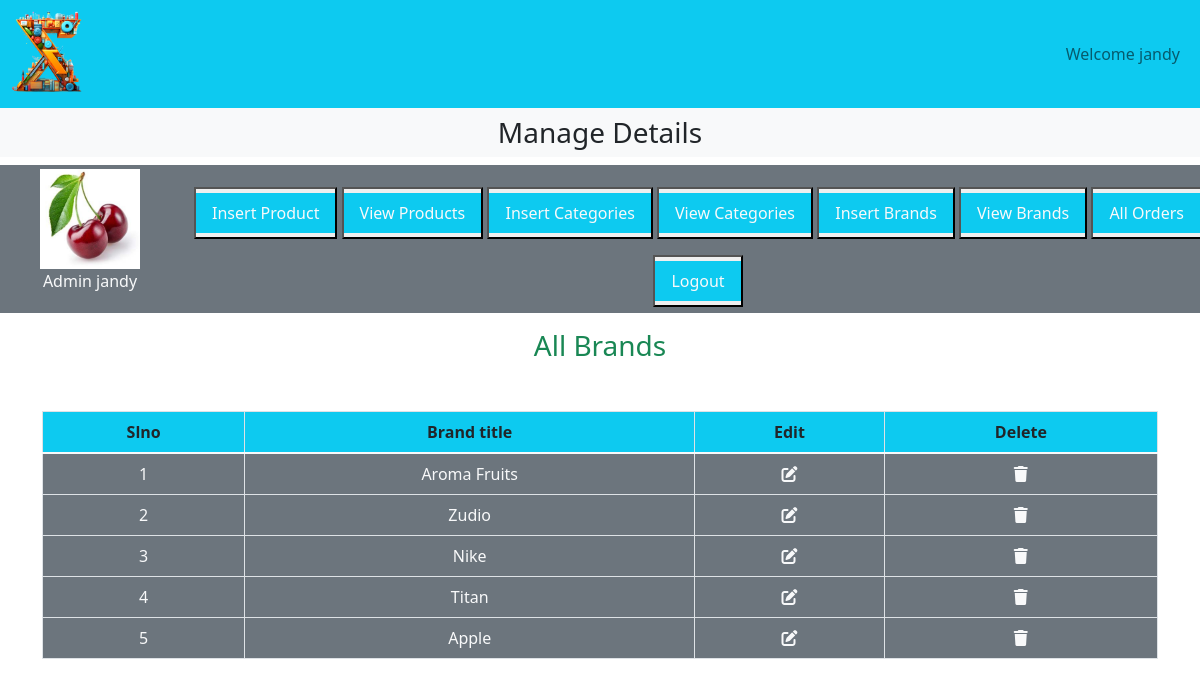
/admin_area/index.php?view_brands (signed in), run on the app's committed database.
### tables this page shows
CREATE TABLE `brand` (
  `brand_id` int(11) NOT NULL,
  `brand_title` varchar(100) NOT NULL
);

### admin_area/view_brands.php (the view, shortened to what this page needs)
<h3 class="text-center text-success">All Brands</h3>
<table class="table table-bordered mt-5">
    <thead class="bg-info">
        <tr class="text-center">
            <th>Slno</th>
            <th>Brand title</th>
            <th>Edit</th>
            <th>Delete</th>
        </tr>
    </thead>
    <tbody class="bg-secondary text-light">
        <?php
        $select_cat = "Select * from `brand`";
        $result = mysqli_query($con, $select_cat);
        $number = 0;
        while ($row = mysqli_fetch_assoc($result)) {
            $brand_id = $row['brand_id'];
            $brand_title = $row['brand_title'];
            $number++;
            ?>
            <tr class="text-center">
                <td><?php echo $number; ?></td>
                <td><?php echo $brand_title; ?></td>
                <td><a href='index.php?edit_brands=<?php echo $brand_id ?>' class='text-light'><i class='fa-solid fa-pen-to-square'></i></a></td>
                <td><a href='index.php?delete_brands=<?php echo $brand_id ?>' class='text-light' data-toggle="modal" data-target="#exampleModal_<?php echo $brand_id ?>"><i class='fa-solid fa-trash'></i></a></td>
            </tr>
            <?php
        }
        ?>
    </tbody>
</table>

### style.css (style rules this page uses)
* { margin:0; padding:0; box-sizing: border-box; }

### admin_area/index.php (style rules this page uses)
body { overflow-x: hidden; }

### data on the page
brand: brand_title "Aroma Fruits"
brand: brand_title "Zudio"
brand: brand_title "Nike"
brand: brand_title "Titan"
brand: brand_title "Apple"

### other printed values
$admin_username "jandy"
